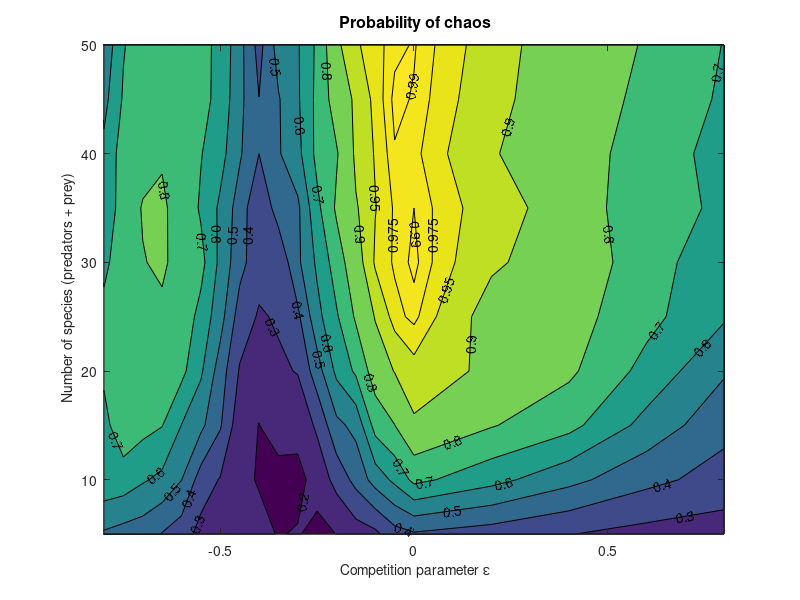

MATLAB code for this plot:
clc;
close all;

load('portable.mat');

levels = [.0, .1, .2, .3, .4, .5, .6, .7, .8, .9, .95, .975, 0.99, 1];
[c, h] = contourf(competition_pars, nSpecies, summaries, levels);
xlim([-.8 .8]);
clabel(c, h);

title('\fontsize{16} Probability of chaos');
xlabel('\fontsize{14} Competition parameter \epsilon');
ylabel('\fontsize{14} Number of species (predators + prey)');